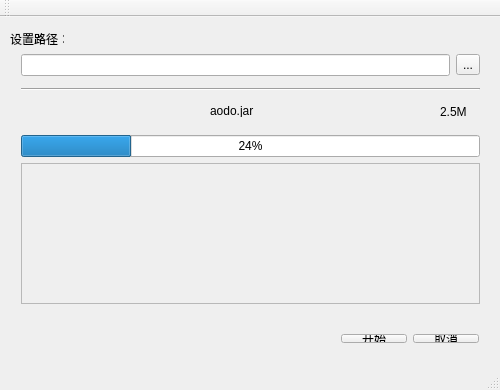
<?xml version="1.0" encoding="UTF-8"?>
<ui version="4.0">
 <class>FileTransfer</class>
 <widget class="QMainWindow" name="FileTransfer">
  <property name="geometry">
   <rect>
    <x>0</x>
    <y>0</y>
    <width>500</width>
    <height>390</height>
   </rect>
  </property>
  <property name="windowTitle">
   <string>更新器</string>
  </property>
  <widget class="QWidget" name="centralWidget">
   <widget class="QWidget" name="verticalLayoutWidget">
    <property name="geometry">
     <rect>
      <x>10</x>
      <y>107</y>
      <width>481</width>
      <height>191</height>
     </rect>
    </property>
    <layout class="QVBoxLayout" name="verticalLayout">
     <item>
      <widget class="QProgressBar" name="downloadBar">
       <property name="layoutDirection">
        <enum>Qt::LeftToRight</enum>
       </property>
       <property name="autoFillBackground">
        <bool>false</bool>
       </property>
       <property name="value">
        <number>24</number>
       </property>
      </widget>
     </item>
     <item>
      <widget class="QScrollArea" name="infoWin">
       <property name="widgetResizable">
        <bool>true</bool>
       </property>
       <widget class="QWidget" name="scrollAreaWidgetContents">
        <property name="geometry">
         <rect>
          <x>0</x>
          <y>0</y>
          <width>477</width>
          <height>161</height>
         </rect>
        </property>
       </widget>
      </widget>
     </item>
    </layout>
   </widget>
   <widget class="QWidget" name="horizontalLayoutWidget">
    <property name="geometry">
     <rect>
      <x>330</x>
      <y>306</y>
      <width>160</width>
      <height>31</height>
     </rect>
    </property>
    <layout class="QHBoxLayout" name="horizontalLayout">
     <item>
      <widget class="QPushButton" name="startbtn">
       <property name="text">
        <string>开始</string>
       </property>
      </widget>
     </item>
     <item>
      <widget class="QPushButton" name="cancelbtn">
       <property name="text">
        <string>取消</string>
       </property>
      </widget>
     </item>
    </layout>
   </widget>
   <widget class="QWidget" name="verticalLayoutWidget_2">
    <property name="geometry">
     <rect>
      <x>10</x>
      <y>20</y>
      <width>481</width>
      <height>71</height>
     </rect>
    </property>
    <layout class="QVBoxLayout" name="verticalLayout_2">
     <item>
      <layout class="QHBoxLayout" name="horizontalLayout_2">
       <item>
        <widget class="QLineEdit" name="filenameEdit"/>
       </item>
       <item>
        <widget class="QToolButton" name="selectpathbtn">
         <property name="text">
          <string>...</string>
         </property>
         <property name="checkable">
          <bool>false</bool>
         </property>
         <property name="autoExclusive">
          <bool>false</bool>
         </property>
         <property name="autoRaise">
          <bool>false</bool>
         </property>
         <property name="arrowType">
          <enum>Qt::NoArrow</enum>
         </property>
        </widget>
       </item>
      </layout>
     </item>
     <item>
      <widget class="Line" name="line">
       <property name="orientation">
        <enum>Qt::Horizontal</enum>
       </property>
      </widget>
     </item>
    </layout>
   </widget>
   <widget class="QLabel" name="filename">
    <property name="geometry">
     <rect>
      <x>210</x>
      <y>88</y>
      <width>54</width>
      <height>12</height>
     </rect>
    </property>
    <property name="text">
     <string>aodo.jar</string>
    </property>
   </widget>
   <widget class="QLabel" name="filesize">
    <property name="geometry">
     <rect>
      <x>440</x>
      <y>89</y>
      <width>54</width>
      <height>12</height>
     </rect>
    </property>
    <property name="text">
     <string>2.5M</string>
    </property>
   </widget>
   <widget class="QLabel" name="title">
    <property name="geometry">
     <rect>
      <x>10</x>
      <y>16</y>
      <width>54</width>
      <height>12</height>
     </rect>
    </property>
    <property name="text">
     <string>设置路径：</string>
    </property>
   </widget>
  </widget>
  <widget class="QMenuBar" name="menuBar">
   <property name="geometry">
    <rect>
     <x>0</x>
     <y>0</y>
     <width>500</width>
     <height>23</height>
    </rect>
   </property>
  </widget>
  <widget class="QToolBar" name="mainToolBar">
   <attribute name="toolBarArea">
    <enum>TopToolBarArea</enum>
   </attribute>
   <attribute name="toolBarBreak">
    <bool>false</bool>
   </attribute>
  </widget>
  <widget class="QStatusBar" name="statusBar"/>
 </widget>
 <layoutdefault spacing="6" margin="11"/>
 <resources/>
 <connections/>
</ui>
